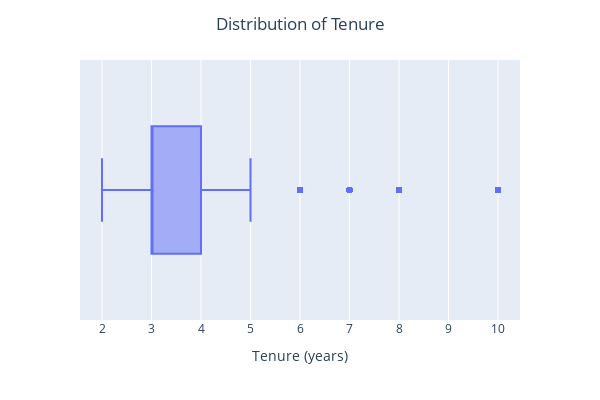

The code cell stored with this chart in its notebook:
### Markdown cell above
##### Tenure

### Code cell
fig = px.box(df, x="tenure", orientation="h")

# Update the layout of the figure
fig.update_layout(
    title="Distribution of Tenure",
    title_x=0.5,  # Center the title
    xaxis=dict(dtick=1),  # Increment the x-axis by one unit
    xaxis_title="Tenure (years)",
    yaxis_title="",
    height=400,  # Adjust the height
    width=600,  # Adjust the width)
)
del fig

### Figure 1 — Plotly figure (JSON) as saved in the notebook; plotly's stock layout.template omitted (floating-point values rounded to 4 significant figures; data arrays with more than 128 entries replaced by an {"elided": "..."} marker saying what was removed)
{"data": [{"alignmentgroup": "True", "hovertemplate": "tenure=%{x}<extra></extra>", "legendgroup": "", "marker": {"color": "#636efa"}, "name": "", "notched": false, "offsetgroup": "", "orientation": "h", "showlegend": false, "type": "box", "x": {"elided": "11991 int values"}, "x0": " ", "xaxis": "x", "y0": " ", "yaxis": "y"}], "layout": {"boxmode": "group", "height": 400, "legend": {"tracegroupgap": 0}, "margin": {"t": 60}, "title": {"text": "Distribution of Tenure", "x": 0.5}, "width": 600, "xaxis": {"anchor": "y", "domain": [0, 1], "dtick": 1, "title": {"text": "Tenure (years)"}}, "yaxis": {"anchor": "x", "domain": [0, 1], "title": {"text": ""}}}}
